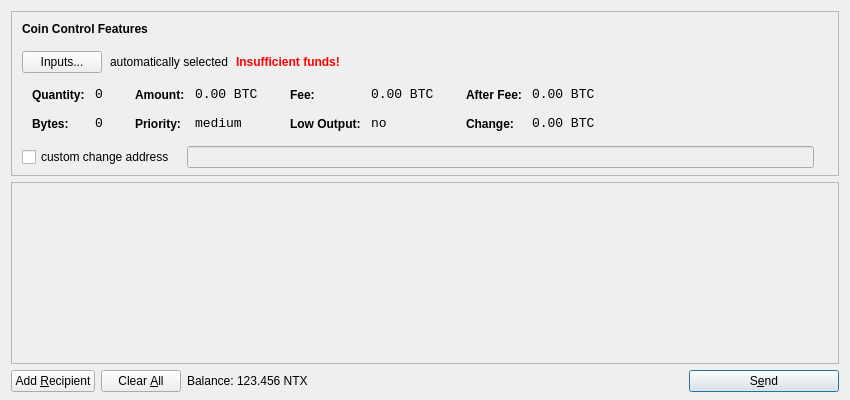
<?xml version="1.0" encoding="UTF-8"?>
<ui version="4.0">
 <class>SendCoinsDialog</class>
 <widget class="QDialog" name="SendCoinsDialog">
  <property name="geometry">
   <rect>
    <x>0</x>
    <y>0</y>
    <width>850</width>
    <height>400</height>
   </rect>
  </property>
  <property name="windowTitle">
   <string>Send Coins</string>
  </property>
  <layout class="QVBoxLayout" name="verticalLayout" stretch="0,1,0">
   <property name="bottomMargin">
    <number>8</number>
   </property>
   <item>
    <widget class="QFrame" name="frameCoinControl">
     <property name="sizePolicy">
      <sizepolicy hsizetype="Expanding" vsizetype="Expanding">
       <horstretch>0</horstretch>
       <verstretch>0</verstretch>
      </sizepolicy>
     </property>
     <property name="maximumSize">
      <size>
       <width>16777215</width>
       <height>16777215</height>
      </size>
     </property>
     <property name="frameShape">
      <enum>QFrame::StyledPanel</enum>
     </property>
     <property name="frameShadow">
      <enum>QFrame::Sunken</enum>
     </property>
     <layout class="QVBoxLayout" name="verticalLayoutCoinControl2">
      <property name="spacing">
       <number>-1</number>
      </property>
      <property name="leftMargin">
       <number>0</number>
      </property>
      <property name="topMargin">
       <number>0</number>
      </property>
      <property name="rightMargin">
       <number>0</number>
      </property>
      <property name="bottomMargin">
       <number>6</number>
      </property>
      <item>
       <layout class="QVBoxLayout" name="verticalLayoutCoinControl" stretch="0,0,0,0,1">
        <property name="spacing">
         <number>0</number>
        </property>
        <property name="leftMargin">
         <number>10</number>
        </property>
        <property name="topMargin">
         <number>10</number>
        </property>
        <item>
         <layout class="QHBoxLayout" name="horizontalLayoutCoinControl1">
          <property name="bottomMargin">
           <number>15</number>
          </property>
          <item>
           <widget class="QLabel" name="labelCoinControlFeatures">
            <property name="sizePolicy">
             <sizepolicy hsizetype="Preferred" vsizetype="Maximum">
              <horstretch>0</horstretch>
              <verstretch>0</verstretch>
             </sizepolicy>
            </property>
            <property name="font">
             <font>
              <weight>75</weight>
              <bold>true</bold>
             </font>
            </property>
            <property name="styleSheet">
             <string notr="true">font-weight:bold;</string>
            </property>
            <property name="text">
             <string>Coin Control Features</string>
            </property>
           </widget>
          </item>
         </layout>
        </item>
        <item>
         <layout class="QHBoxLayout" name="horizontalLayoutCoinControl2" stretch="0,0,0,0">
          <property name="spacing">
           <number>8</number>
          </property>
          <property name="bottomMargin">
           <number>10</number>
          </property>
          <item>
           <widget class="QPushButton" name="pushButtonCoinControl">
            <property name="styleSheet">
             <string notr="true"/>
            </property>
            <property name="text">
             <string>Inputs...</string>
            </property>
           </widget>
          </item>
          <item>
           <widget class="QLabel" name="labelCoinControlAutomaticallySelected">
            <property name="text">
             <string>automatically selected</string>
            </property>
            <property name="margin">
             <number>5</number>
            </property>
           </widget>
          </item>
          <item>
           <widget class="QLabel" name="labelCoinControlInsuffFunds">
            <property name="font">
             <font>
              <weight>75</weight>
              <bold>true</bold>
             </font>
            </property>
            <property name="styleSheet">
             <string notr="true">color:red;font-weight:bold;</string>
            </property>
            <property name="text">
             <string>Insufficient funds!</string>
            </property>
            <property name="margin">
             <number>5</number>
            </property>
           </widget>
          </item>
          <item>
           <spacer name="horizontalSpacerCoinControl">
            <property name="orientation">
             <enum>Qt::Horizontal</enum>
            </property>
            <property name="sizeHint" stdset="0">
             <size>
              <width>40</width>
              <height>1</height>
             </size>
            </property>
           </spacer>
          </item>
         </layout>
        </item>
        <item>
         <widget class="QWidget" name="widgetCoinControl" native="true">
          <property name="sizePolicy">
           <sizepolicy hsizetype="Preferred" vsizetype="Preferred">
            <horstretch>0</horstretch>
            <verstretch>0</verstretch>
           </sizepolicy>
          </property>
          <property name="minimumSize">
           <size>
            <width>0</width>
            <height>0</height>
           </size>
          </property>
          <property name="styleSheet">
           <string notr="true"/>
          </property>
          <layout class="QHBoxLayout" name="horizontalLayoutCoinControl5">
           <property name="margin">
            <number>0</number>
           </property>
           <item>
            <layout class="QHBoxLayout" name="horizontalLayoutCoinControl3" stretch="0,0,0,1">
             <property name="spacing">
              <number>20</number>
             </property>
             <property name="topMargin">
              <number>0</number>
             </property>
             <property name="bottomMargin">
              <number>10</number>
             </property>
             <item>
              <layout class="QFormLayout" name="formLayoutCoinControl1">
               <property name="horizontalSpacing">
                <number>10</number>
               </property>
               <property name="verticalSpacing">
                <number>14</number>
               </property>
               <property name="leftMargin">
                <number>10</number>
               </property>
               <property name="topMargin">
                <number>4</number>
               </property>
               <property name="rightMargin">
                <number>6</number>
               </property>
               <item row="0" column="0">
                <widget class="QLabel" name="labelCoinControlQuantityText">
                 <property name="styleSheet">
                  <string notr="true">font-weight:bold;</string>
                 </property>
                 <property name="text">
                  <string>Quantity:</string>
                 </property>
                 <property name="margin">
                  <number>0</number>
                 </property>
                </widget>
               </item>
               <item row="0" column="1">
                <widget class="QLabel" name="labelCoinControlQuantity">
                 <property name="font">
                  <font>
                   <family>Monospace</family>
                   <pointsize>10</pointsize>
                  </font>
                 </property>
                 <property name="cursor">
                  <cursorShape>IBeamCursor</cursorShape>
                 </property>
                 <property name="contextMenuPolicy">
                  <enum>Qt::ActionsContextMenu</enum>
                 </property>
                 <property name="text">
                  <string notr="true">0</string>
                 </property>
                 <property name="margin">
                  <number>0</number>
                 </property>
                 <property name="textInteractionFlags">
                  <set>Qt::LinksAccessibleByMouse|Qt::TextSelectableByKeyboard|Qt::TextSelectableByMouse</set>
                 </property>
                </widget>
               </item>
               <item row="1" column="0">
                <widget class="QLabel" name="labelCoinControlBytesText">
                 <property name="styleSheet">
                  <string notr="true">font-weight:bold;</string>
                 </property>
                 <property name="text">
                  <string>Bytes:</string>
                 </property>
                </widget>
               </item>
               <item row="1" column="1">
                <widget class="QLabel" name="labelCoinControlBytes">
                 <property name="font">
                  <font>
                   <family>Monospace</family>
                   <pointsize>10</pointsize>
                  </font>
                 </property>
                 <property name="cursor">
                  <cursorShape>IBeamCursor</cursorShape>
                 </property>
                 <property name="contextMenuPolicy">
                  <enum>Qt::ActionsContextMenu</enum>
                 </property>
                 <property name="text">
                  <string notr="true">0</string>
                 </property>
                 <property name="textInteractionFlags">
                  <set>Qt::LinksAccessibleByMouse|Qt::TextSelectableByKeyboard|Qt::TextSelectableByMouse</set>
                 </property>
                </widget>
               </item>
              </layout>
             </item>
             <item>
              <layout class="QFormLayout" name="formLayoutCoinControl2">
               <property name="horizontalSpacing">
                <number>10</number>
               </property>
               <property name="verticalSpacing">
                <number>14</number>
               </property>
               <property name="leftMargin">
                <number>6</number>
               </property>
               <property name="topMargin">
                <number>4</number>
               </property>
               <property name="rightMargin">
                <number>6</number>
               </property>
               <item row="0" column="0">
                <widget class="QLabel" name="labelCoinControlAmountText">
                 <property name="styleSheet">
                  <string notr="true">font-weight:bold;</string>
                 </property>
                 <property name="text">
                  <string>Amount:</string>
                 </property>
                 <property name="margin">
                  <number>0</number>
                 </property>
                </widget>
               </item>
               <item row="0" column="1">
                <widget class="QLabel" name="labelCoinControlAmount">
                 <property name="font">
                  <font>
                   <family>Monospace</family>
                   <pointsize>10</pointsize>
                  </font>
                 </property>
                 <property name="cursor">
                  <cursorShape>IBeamCursor</cursorShape>
                 </property>
                 <property name="contextMenuPolicy">
                  <enum>Qt::ActionsContextMenu</enum>
                 </property>
                 <property name="text">
                  <string notr="true">0.00 BTC</string>
                 </property>
                 <property name="textInteractionFlags">
                  <set>Qt::LinksAccessibleByMouse|Qt::TextSelectableByKeyboard|Qt::TextSelectableByMouse</set>
                 </property>
                </widget>
               </item>
               <item row="1" column="0">
                <widget class="QLabel" name="labelCoinControlPriorityText">
                 <property name="styleSheet">
                  <string notr="true">font-weight:bold;</string>
                 </property>
                 <property name="text">
                  <string>Priority:</string>
                 </property>
                </widget>
               </item>
               <item row="1" column="1">
                <widget class="QLabel" name="labelCoinControlPriority">
                 <property name="font">
                  <font>
                   <family>Monospace</family>
                   <pointsize>10</pointsize>
                  </font>
                 </property>
                 <property name="cursor">
                  <cursorShape>IBeamCursor</cursorShape>
                 </property>
                 <property name="contextMenuPolicy">
                  <enum>Qt::ActionsContextMenu</enum>
                 </property>
                 <property name="text">
                  <string>medium</string>
                 </property>
                 <property name="textInteractionFlags">
                  <set>Qt::LinksAccessibleByMouse|Qt::TextSelectableByKeyboard|Qt::TextSelectableByMouse</set>
                 </property>
                </widget>
               </item>
              </layout>
             </item>
             <item>
              <layout class="QFormLayout" name="formLayoutCoinControl3">
               <property name="horizontalSpacing">
                <number>10</number>
               </property>
               <property name="verticalSpacing">
                <number>14</number>
               </property>
               <property name="leftMargin">
                <number>6</number>
               </property>
               <property name="topMargin">
                <number>4</number>
               </property>
               <property name="rightMargin">
                <number>6</number>
               </property>
               <item row="0" column="0">
                <widget class="QLabel" name="labelCoinControlFeeText">
                 <property name="styleSheet">
                  <string notr="true">font-weight:bold;</string>
                 </property>
                 <property name="text">
                  <string>Fee:</string>
                 </property>
                 <property name="margin">
                  <number>0</number>
                 </property>
                </widget>
               </item>
               <item row="0" column="1">
                <widget class="QLabel" name="labelCoinControlFee">
                 <property name="font">
                  <font>
                   <family>Monospace</family>
                   <pointsize>10</pointsize>
                  </font>
                 </property>
                 <property name="cursor">
                  <cursorShape>IBeamCursor</cursorShape>
                 </property>
                 <property name="contextMenuPolicy">
                  <enum>Qt::ActionsContextMenu</enum>
                 </property>
                 <property name="text">
                  <string notr="true">0.00 BTC</string>
                 </property>
                 <property name="textInteractionFlags">
                  <set>Qt::LinksAccessibleByMouse|Qt::TextSelectableByKeyboard|Qt::TextSelectableByMouse</set>
                 </property>
                </widget>
               </item>
               <item row="1" column="0">
                <widget class="QLabel" name="labelCoinControlLowOutputText">
                 <property name="styleSheet">
                  <string notr="true">font-weight:bold;</string>
                 </property>
                 <property name="text">
                  <string>Low Output:</string>
                 </property>
                </widget>
               </item>
               <item row="1" column="1">
                <widget class="QLabel" name="labelCoinControlLowOutput">
                 <property name="font">
                  <font>
                   <family>Monospace</family>
                   <pointsize>10</pointsize>
                  </font>
                 </property>
                 <property name="cursor">
                  <cursorShape>IBeamCursor</cursorShape>
                 </property>
                 <property name="contextMenuPolicy">
                  <enum>Qt::ActionsContextMenu</enum>
                 </property>
                 <property name="text">
                  <string>no</string>
                 </property>
                 <property name="textInteractionFlags">
                  <set>Qt::LinksAccessibleByMouse|Qt::TextSelectableByKeyboard|Qt::TextSelectableByMouse</set>
                 </property>
                </widget>
               </item>
              </layout>
             </item>
             <item>
              <layout class="QFormLayout" name="formLayoutCoinControl4">
               <property name="horizontalSpacing">
                <number>10</number>
               </property>
               <property name="verticalSpacing">
                <number>14</number>
               </property>
               <property name="leftMargin">
                <number>6</number>
               </property>
               <property name="topMargin">
                <number>4</number>
               </property>
               <property name="rightMargin">
                <number>6</number>
               </property>
               <item row="0" column="0">
                <widget class="QLabel" name="labelCoinControlAfterFeeText">
                 <property name="styleSheet">
                  <string notr="true">font-weight:bold;</string>
                 </property>
                 <property name="text">
                  <string>After Fee:</string>
                 </property>
                 <property name="margin">
                  <number>0</number>
                 </property>
                </widget>
               </item>
               <item row="0" column="1">
                <widget class="QLabel" name="labelCoinControlAfterFee">
                 <property name="font">
                  <font>
                   <family>Monospace</family>
                   <pointsize>10</pointsize>
                  </font>
                 </property>
                 <property name="cursor">
                  <cursorShape>IBeamCursor</cursorShape>
                 </property>
                 <property name="contextMenuPolicy">
                  <enum>Qt::ActionsContextMenu</enum>
                 </property>
                 <property name="text">
                  <string notr="true">0.00 BTC</string>
                 </property>
                 <property name="textInteractionFlags">
                  <set>Qt::LinksAccessibleByMouse|Qt::TextSelectableByKeyboard|Qt::TextSelectableByMouse</set>
                 </property>
                </widget>
               </item>
               <item row="1" column="0">
                <widget class="QLabel" name="labelCoinControlChangeText">
                 <property name="styleSheet">
                  <string notr="true">font-weight:bold;</string>
                 </property>
                 <property name="text">
                  <string>Change:</string>
                 </property>
                </widget>
               </item>
               <item row="1" column="1">
                <widget class="QLabel" name="labelCoinControlChange">
                 <property name="font">
                  <font>
                   <family>Monospace</family>
                   <pointsize>10</pointsize>
                  </font>
                 </property>
                 <property name="cursor">
                  <cursorShape>IBeamCursor</cursorShape>
                 </property>
                 <property name="contextMenuPolicy">
                  <enum>Qt::ActionsContextMenu</enum>
                 </property>
                 <property name="text">
                  <string notr="true">0.00 BTC</string>
                 </property>
                 <property name="textInteractionFlags">
                  <set>Qt::LinksAccessibleByMouse|Qt::TextSelectableByKeyboard|Qt::TextSelectableByMouse</set>
                 </property>
                </widget>
               </item>
              </layout>
             </item>
            </layout>
           </item>
          </layout>
         </widget>
        </item>
        <item>
         <layout class="QHBoxLayout" name="horizontalLayoutCoinControl4" stretch="0,0,0">
          <property name="spacing">
           <number>12</number>
          </property>
          <property name="sizeConstraint">
           <enum>QLayout::SetDefaultConstraint</enum>
          </property>
          <property name="topMargin">
           <number>5</number>
          </property>
          <property name="rightMargin">
           <number>5</number>
          </property>
          <item>
           <widget class="QCheckBox" name="checkBoxCoinControlChange">
            <property name="text">
             <string>custom change address</string>
            </property>
           </widget>
          </item>
          <item>
           <widget class="QLineEdit" name="lineEditCoinControlChange">
            <property name="enabled">
             <bool>false</bool>
            </property>
            <property name="sizePolicy">
             <sizepolicy hsizetype="Expanding" vsizetype="Fixed">
              <horstretch>0</horstretch>
              <verstretch>0</verstretch>
             </sizepolicy>
            </property>
           </widget>
          </item>
          <item>
           <widget class="QLabel" name="labelCoinControlChangeLabel">
            <property name="sizePolicy">
             <sizepolicy hsizetype="Preferred" vsizetype="Expanding">
              <horstretch>0</horstretch>
              <verstretch>0</verstretch>
             </sizepolicy>
            </property>
            <property name="minimumSize">
             <size>
              <width>0</width>
              <height>0</height>
             </size>
            </property>
            <property name="text">
             <string/>
            </property>
            <property name="margin">
             <number>3</number>
            </property>
           </widget>
          </item>
         </layout>
        </item>
        <item>
         <spacer name="verticalSpacerCoinControl">
          <property name="orientation">
           <enum>Qt::Vertical</enum>
          </property>
          <property name="sizeHint" stdset="0">
           <size>
            <width>800</width>
            <height>1</height>
           </size>
          </property>
         </spacer>
        </item>
       </layout>
      </item>
     </layout>
    </widget>
   </item>
   <item>
    <widget class="QScrollArea" name="scrollArea">
     <property name="widgetResizable">
      <bool>true</bool>
     </property>
     <widget class="QWidget" name="scrollAreaWidgetContents">
      <property name="geometry">
       <rect>
        <x>0</x>
        <y>0</y>
        <width>830</width>
        <height>165</height>
       </rect>
      </property>
      <layout class="QVBoxLayout" name="verticalLayout_2">
       <property name="margin">
        <number>0</number>
       </property>
       <item>
        <layout class="QVBoxLayout" name="entries">
         <property name="spacing">
          <number>6</number>
         </property>
        </layout>
       </item>
       <item>
        <spacer name="verticalSpacer">
         <property name="orientation">
          <enum>Qt::Vertical</enum>
         </property>
         <property name="sizeHint" stdset="0">
          <size>
           <width>20</width>
           <height>40</height>
          </size>
         </property>
        </spacer>
       </item>
      </layout>
     </widget>
    </widget>
   </item>
   <item>
    <layout class="QHBoxLayout" name="horizontalLayout">
     <item>
      <widget class="QPushButton" name="addButton">
       <property name="toolTip">
        <string>Send to multiple recipients at once</string>
       </property>
       <property name="text">
        <string>Add &amp;Recipient</string>
       </property>
       <property name="icon">
        <iconset resource="../bitcoin.qrc">
         <normaloff>:/icons/add</normaloff>:/icons/add</iconset>
       </property>
       <property name="autoDefault">
        <bool>false</bool>
       </property>
      </widget>
     </item>
     <item>
      <widget class="QPushButton" name="clearButton">
       <property name="sizePolicy">
        <sizepolicy hsizetype="Minimum" vsizetype="Fixed">
         <horstretch>0</horstretch>
         <verstretch>0</verstretch>
        </sizepolicy>
       </property>
       <property name="toolTip">
        <string>Remove all transaction fields</string>
       </property>
       <property name="text">
        <string>Clear &amp;All</string>
       </property>
       <property name="icon">
        <iconset resource="../bitcoin.qrc">
         <normaloff>:/icons/remove</normaloff>:/icons/remove</iconset>
       </property>
       <property name="autoRepeatDelay">
        <number>300</number>
       </property>
       <property name="autoDefault">
        <bool>false</bool>
       </property>
      </widget>
     </item>
     <item>
      <layout class="QHBoxLayout" name="horizontalLayout_2">
       <property name="spacing">
        <number>3</number>
       </property>
       <item>
        <widget class="QLabel" name="label">
         <property name="text">
          <string>Balance:</string>
         </property>
        </widget>
       </item>
       <item>
        <widget class="QLabel" name="labelBalance">
         <property name="cursor">
          <cursorShape>IBeamCursor</cursorShape>
         </property>
         <property name="text">
          <string>123.456 NTX</string>
         </property>
         <property name="textInteractionFlags">
          <set>Qt::LinksAccessibleByMouse|Qt::TextSelectableByKeyboard|Qt::TextSelectableByMouse</set>
         </property>
        </widget>
       </item>
      </layout>
     </item>
     <item>
      <spacer name="horizontalSpacer">
       <property name="orientation">
        <enum>Qt::Horizontal</enum>
       </property>
       <property name="sizeHint" stdset="0">
        <size>
         <width>40</width>
         <height>20</height>
        </size>
       </property>
      </spacer>
     </item>
     <item>
      <widget class="QPushButton" name="sendButton">
       <property name="minimumSize">
        <size>
         <width>150</width>
         <height>0</height>
        </size>
       </property>
       <property name="toolTip">
        <string>Confirm the send action</string>
       </property>
       <property name="text">
        <string>S&amp;end</string>
       </property>
       <property name="icon">
        <iconset resource="../bitcoin.qrc">
         <normaloff>:/icons/send</normaloff>:/icons/send</iconset>
       </property>
       <property name="default">
        <bool>true</bool>
       </property>
      </widget>
     </item>
    </layout>
   </item>
  </layout>
 </widget>
 <resources>
  <include location="../bitcoin.qrc"/>
 </resources>
 <connections/>
</ui>
